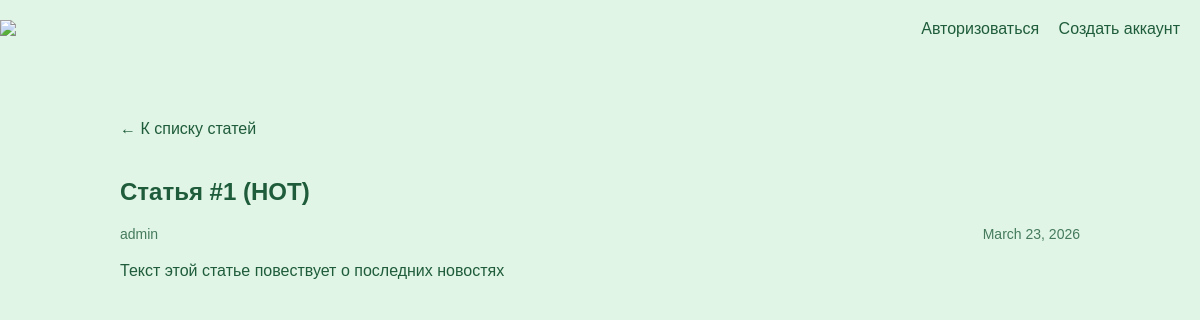
The app's page /article/1/ with its own data.
### articles/models.py (models this page shows, shortened)
class Article(models.Model):
    title = models.CharField(max_length=200)
    author = models.ForeignKey(User, on_delete=models.CASCADE)
    text = models.TextField()
    created_date = models.DateField(auto_now_add=True)

### articles/views.py (the view)
# urls.py: path("article/<int:article_id>/", views.get_article, name="get_article"),
def get_article(request, article_id):
    try:
        post = Article.objects.get(id=article_id)
        return render(request, 'article.html', {"post": post})
    except Article.DoesNotExist:
        raise Http404

### articles/templates/article.html (shortened to what this page needs)
{% load static %}
<!DOCTYPE html>
<html>
<head>
    <link rel="stylesheet" href="{% static 'css/archive.css' %}">
</head>
<body class="article">
    <div class="header">
        <a href="{% url 'archive' %}"><img src="{% static 'img/dpb-logo.png' %}" /></a>
        <div class="nav-actions">
            {% if user.is_authenticated %}
                <span class="nav-link">{{ user.username }}</span>
                <a href="{% url 'logout' %}" class="nav-link">Покинуть</a>
            {% else %}
                <a href="{% url 'login' %}" class="nav-link">Авторизоваться</a>
                <a href="{% url 'register' %}" class="nav-link">Создать аккаунт</a>
            {% endif %}
        </div>
    </div>
    <div class="archive">
        <a href="{% url 'archive' %}" class="return-link">&larr; К списку статей</a>
        <div class="one-post">
            <h2 class="post-title">{{ post.title }}</h2>
            <div class="article-info">
                <div class="article-author">{{ post.author.username }}</div>
                <div class="article-created-date">{{ post.created_date }}</div>
            </div>
            <p class="article-text">{{ post.text }}</p>
        </div>
    </div>
</body>
</html>

### articles/static/css/archive.css (style rules this page uses)
body { background: #e0f5e5; font-family: Tahoma, Arial, sans-serif; color: #1f5c3b; margin: 0; padding: 0; }
.header { padding: 20px 0; position: relative; }
.header img { display: block; height: 80px; margin-left: auto; margin-right: auto; }
.archive { width: 960px; margin-left: auto; margin-right: auto; }
.one-post { margin-bottom: 20px; }
.article-author { width: 50%; float: left; }
.article-created-date { text-align: right; }
.article-info { overflow: hidden; margin-bottom: 10px; font-size: 14px; opacity: 0.8; }
.article-text { line-height: 1.6; }
.return-link { display: inline-block; margin-bottom: 20px; color: #1f5c3b; text-decoration: none; font-size: 16px; }
.nav-actions { position: absolute; top: 20px; right: 20px; }
.nav-link { color: #1f5c3b; text-decoration: none; font-size: 16px; margin-left: 15px; }

### records on screen
Article: title "Статья #1 (HOT)", author.username "admin", created_date "March 23, 2026", text "Текст этой статье повествует о последних новостях"
